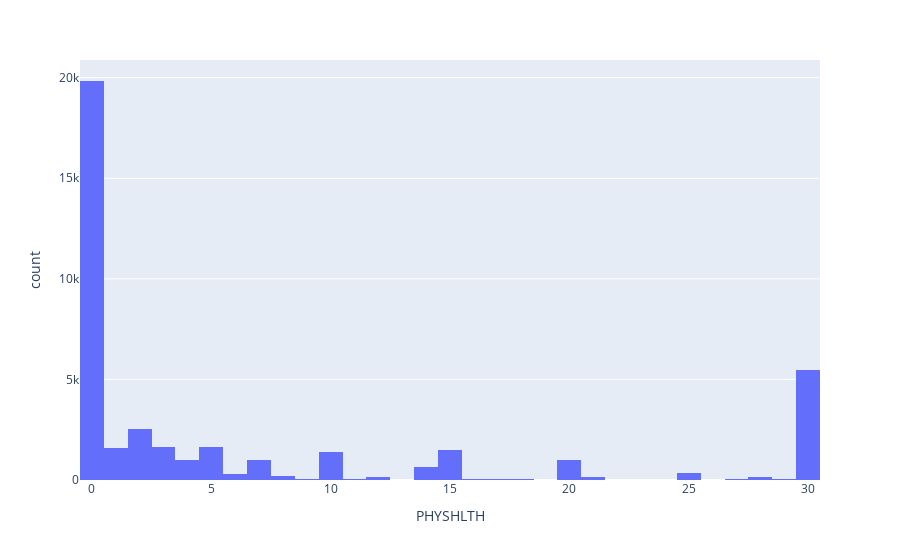

The notebook cell this image was saved under:
### Code cell
px.histogram(df_Phy_Urb, x=  "PHYSHLTH")

### Figure 1 — Plotly figure (JSON) as saved in the notebook; plotly's stock layout.template omitted (floating-point values rounded to 4 significant figures; data arrays with more than 128 entries replaced by an {"elided": "..."} marker saying what was removed)
{"data": [{"alignmentgroup": "True", "bingroup": "x", "hovertemplate": "PHYSHLTH=%{x}<br>count=%{y}<extra></extra>", "legendgroup": "", "marker": {"color": "#636efa", "pattern": {"shape": ""}}, "name": "", "offsetgroup": "", "orientation": "v", "showlegend": false, "type": "histogram", "x": {"elided": "40874 int values"}, "xaxis": "x", "yaxis": "y"}], "layout": {"barmode": "relative", "legend": {"tracegroupgap": 0}, "margin": {"t": 60}, "xaxis": {"anchor": "y", "domain": [0, 1], "title": {"text": "PHYSHLTH"}}, "yaxis": {"anchor": "x", "domain": [0, 1], "title": {"text": "count"}}}}
